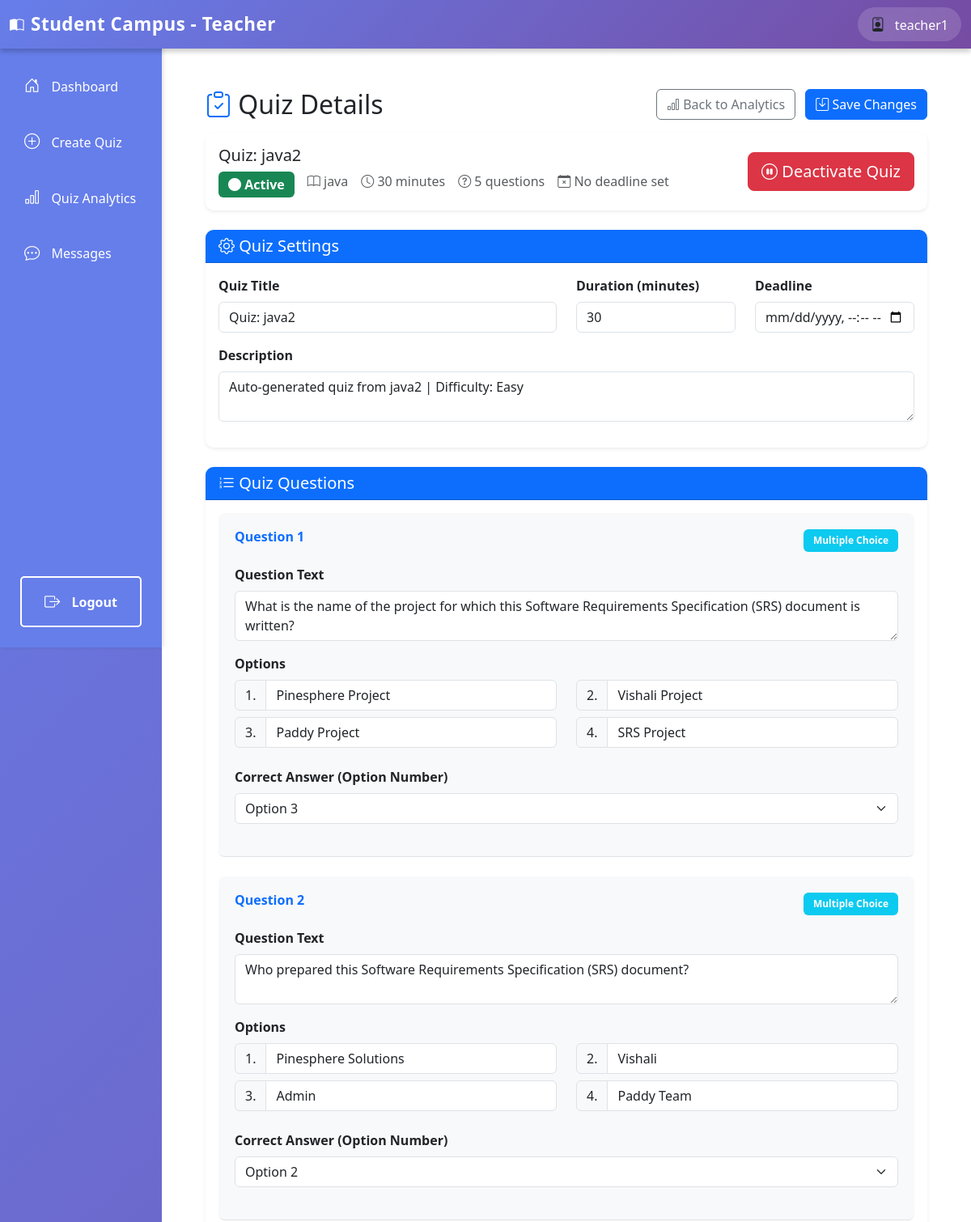
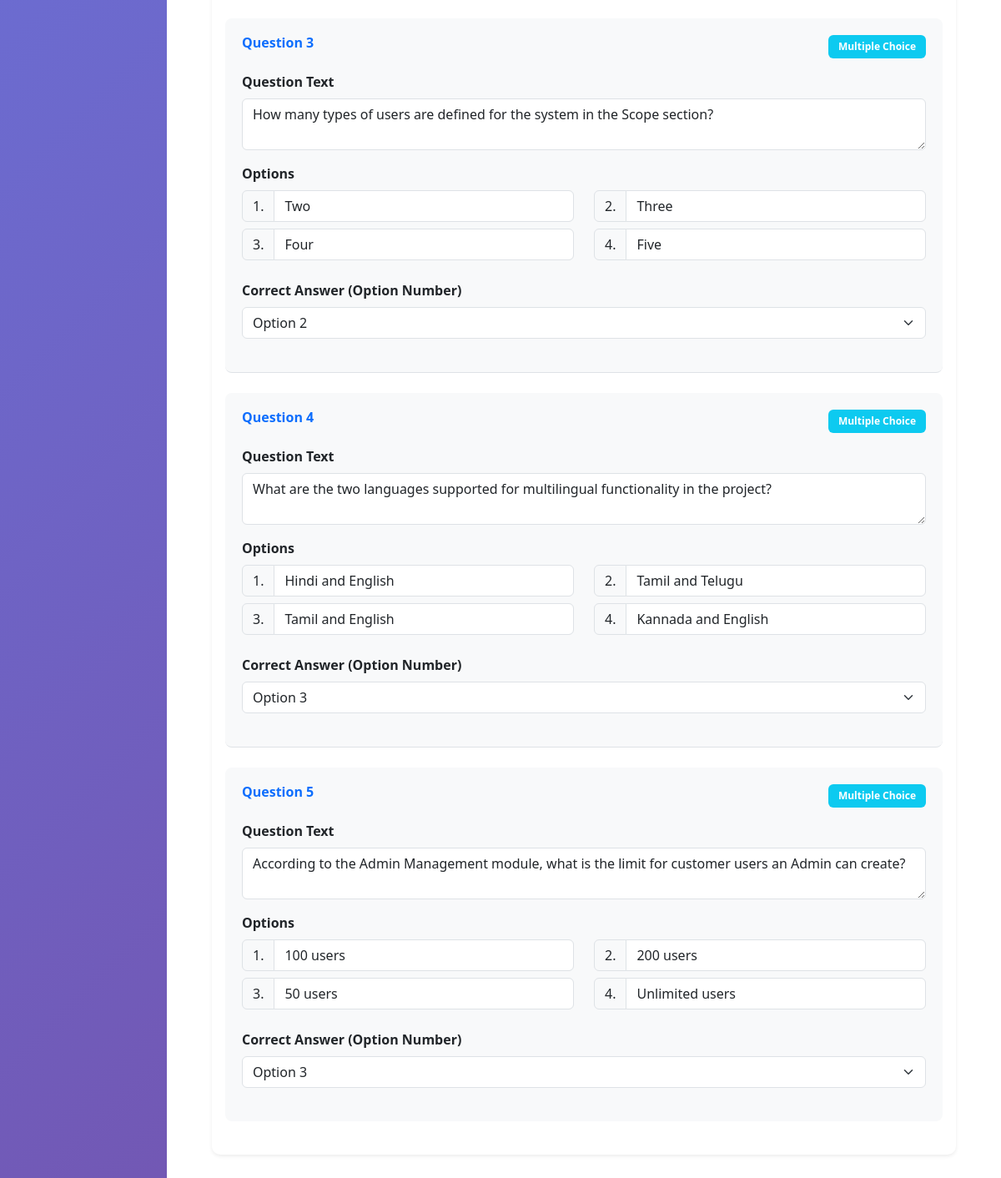
Page /teacher/quiz/10/ (signed in) on the committed database (2 pictures, top to bottom).
### authentication/models.py (models this page shows, shortened)
class User(AbstractUser):
    ROLE_CHOICES = (
        ('student', 'Student'),
        ('teacher', 'Teacher'),
    )
    role = models.CharField(max_length=10, choices=ROLE_CHOICES, default='student')
    def is_teacher(self):
        return self.role == 'teacher'

### teachers/models.py (models this page shows, shortened)
class Quiz(models.Model):
    title = models.CharField(max_length=200)
    subject = models.ForeignKey(Subject, on_delete=models.CASCADE, related_name='quizzes')
    pdf_note = models.ForeignKey(PDFNote, on_delete=models.CASCADE, related_name='quizzes', null=True)
    description = models.TextField(blank=True)
    duration = models.IntegerField(help_text="Duration in minutes", default=30)
    num_questions = models.IntegerField(default=10)
    topics = models.TextField(blank=True, help_text="Comma-separated topics (optional)")
    difficulty = models.CharField(max_length=20, choices=[('easy', 'Easy'), ('medium', 'Medium'), ('hard', 'Hard')], default='medium')
    created_by = models.ForeignKey(User, on_delete=models.CASCADE, related_name='created_quizzes')
    created_at = models.DateTimeField(auto_now_add=True)
    deadline = models.DateTimeField(null=True, blank=True, help_text="Quiz deadline")
    is_active = models.BooleanField(default=True)
    class Meta:
        ordering = ['-created_at']
        verbose_name_plural = "Quizzes"

class Subject(models.Model):
    name = models.CharField(max_length=200)
    description = models.TextField(blank=True)
    teacher = models.ForeignKey(User, on_delete=models.CASCADE, related_name='subjects')
    created_at = models.DateTimeField(auto_now_add=True)
    class Meta:
        ordering = ['name']

class Question(models.Model):
    QUESTION_TYPES = [
        ('multiple_choice', 'Multiple Choice'),
        ('true_false', 'True/False'),
        ('short_answer', 'Short Answer'),
    ]
    quiz = models.ForeignKey(Quiz, on_delete=models.CASCADE, related_name='questions')
    text = models.TextField()
    question_type = models.CharField(max_length=20, choices=QUESTION_TYPES)
    options = models.JSONField(default=list, blank=True)  # For multiple choice/true-false
    correct_answer = models.TextField()  # Index for MC/TF, text for short answer
    points = models.IntegerField(default=1)
    order = models.IntegerField(default=0)
    class Meta:
        ordering = ['order']

### teachers/views.py (the view, shortened to what this page needs)
# urls.py: path('quiz/<int:quiz_id>/', views.quiz_detail, name='quiz_detail'),
@login_required
def quiz_detail(request, quiz_id):
    if not request.user.is_teacher():
        return HttpResponseForbidden("You don't have permission to access this page.")
    quiz = get_object_or_404(Quiz, id=quiz_id, created_by=request.user)
    questions = quiz.questions.all().order_by('order')
    return render(request, 'teachers/quiz_detail.html', {
        'quiz': quiz,
        'questions': questions
    })

### templates/teachers/quiz_detail.html (shortened to what this page needs)
{% extends 'teachers/base_teacher.html' %}
{% block teacher_content %}
<div class="container-fluid p-4">
    <div class="row mb-4">
        <div class="col-12">
            <div class="d-flex justify-content-between align-items-center mb-3">
                <h2 class="mb-0">
                    <i class="bi bi-clipboard-check text-primary"></i> Quiz Details
                </h2>
                <div>
                    <button type="button" class="btn btn-outline-secondary me-2" onclick="window.location.href='{% url 'quiz_analytics' %}'">
                        <i class="bi bi-bar-chart"></i> Back to Analytics
                    </button>
                    <button type="button" class="btn btn-primary" onclick="document.getElementById('saveBtn').click()">
                        <i class="bi bi-save"></i> Save Changes
                    </button>
                </div>
            </div>
            <div class="card mb-4 shadow-sm">
                <div class="card-body">
                    <div class="row align-items-center">
                        <div class="col-md-8">
                            <h5 class="mb-2">{{ quiz.title }}</h5>
                            <div class="d-flex gap-3 flex-wrap">
                                <span class="badge {% if quiz.is_active %}bg-success{% else %}bg-danger{% endif %} fs-6">
                                    <i class="bi bi-circle-fill"></i> {% if quiz.is_active %}Active{% else %}Inactive{% endif %}
                                </span>
                                <span class="text-muted">
                                    <i class="bi bi-book"></i> {{ quiz.subject.name }}
                                </span>
                                <span class="text-muted">
                                    <i class="bi bi-clock"></i> {{ quiz.duration }} minutes
                                </span>
                                <span class="text-muted">
                                    <i class="bi bi-question-circle"></i> {{ questions.count }} questions
                                </span>
                                {% if quiz.deadline %}
                                <span class="text-muted">
                                    <i class="bi bi-calendar-event"></i> Deadline: {{ quiz.deadline|date:"M d, Y g:i A" }}
                                </span>
                                {% else %}
                                <span class="text-muted">
                                    <i class="bi bi-calendar-x"></i> No deadline set
                                </span>
                                {% endif %}
                            </div>
                        </div>
                        <div class="col-md-4 text-end">
                            <button type="button" class="btn {% if quiz.is_active %}btn-danger{% else %}btn-success{% endif %} btn-lg" id="toggleActiveBtn">
                                <i class="bi {% if quiz.is_active %}bi-pause-circle{% else %}bi-play-circle{% endif %}"></i>
                                {% if quiz.is_active %}Deactivate Quiz{% else %}Activate Quiz{% endif %}
                            </button>
                        </div>
                    </div>
                </div>
            </div>
            <form method="post" id="quizForm">
                <div class="card mb-4 shadow-sm">
                    <div class="card-header bg-primary text-white">
                        <h5 class="mb-0"><i class="bi bi-gear"></i> Quiz Settings</h5>
                    </div>
                    <div class="card-body">
                        <div class="row">
                            <div class="col-md-6 mb-3">
                                <label for="title" class="form-label fw-bold">Quiz Title</label>
                                <input type="text" class="form-control" id="title" name="title" value="{{ quiz.title }}" required>
                            </div>
                            <div class="col-md-3 mb-3">
                                <label for="duration" class="form-label fw-bold">Duration (minutes)</label>
                                <input type="number" class="form-control" id="duration" name="duration" value="{{ quiz.duration }}" min="1" required>
                            </div>
                            <div class="col-md-3 mb-3">
                                <label for="deadline" class="form-label fw-bold">Deadline</label>
                                <input type="datetime-local" class="form-control" id="deadline" name="deadline"
                                    {% if quiz.deadline %}value="{{ quiz.deadline|date:'Y-m-d\TH:i' }}"{% endif %}>
                            </div>
                            <div class="col-12 mb-3">
                                <label for="description" class="form-label fw-bold">Description</label>
                                <textarea class="form-control" id="description" name="description" rows="2">{{ quiz.description }}</textarea>
                            </div>
                        </div>
                    </div>
                </div>
                <div class="card shadow-sm">
                    <div class="card-header bg-primary text-white">
                        <h5 class="mb-0"><i class="bi bi-list-ol"></i> Quiz Questions</h5>
                    </div>
                    <div class="card-body">
                        {% for question in questions %}
                        <div class="question-block mb-4 pb-4 {% if not forloop.last %}border-bottom{% endif %}">
                            <div class="d-flex justify-content-between align-items-start mb-3">
                                <h6 class="text-primary fw-bold">Question {{ forloop.counter }}</h6>
                                <span class="badge bg-info">{{ question.get_question_type_display }}</span>
                            </div>
                            <div class="mb-3">
                                <label for="question_{{ question.id }}" class="form-label fw-bold">Question Text</label>
                                <textarea class="form-control" id="question_{{ question.id }}" name="question_{{ question.id }}"
                                    rows="2" required>{{ question.text }}</textarea>
                            </div>
                            {% if question.question_type == 'multiple_choice' %}
                            <div class="row mb-3">
                                <div class="col-12">
                                    <label class="form-label fw-bold">Options</label>
                                </div>
                                {% for option in question.options %}
                                <div class="col-md-6 mb-2">
                                    <div class="input-group">
                                        <span class="input-group-text">{{ forloop.counter }}.</span>
                                        <input type="text" class="form-control" name="option_{{ question.id }}_{{ forloop.counter0 }}"
                                            value="{{ option }}" required>
                                    </div>
                                </div>
                                {% endfor %}
                            </div>
                            <div class="mb-3">
                                <label for="answer_{{ question.id }}" class="form-label fw-bold">Correct Answer (Option Number)</label>
                                <select class="form-select" id="answer_{{ question.id }}" name="answer_{{ question.id }}" required>
                                    <option value="1" {% if question.correct_answer == '1' %}selected{% endif %}>Option 2</option>
                                    <option value="2" {% if question.correct_answer == '2' %}selected{% endif %}>Option 3</option>
                                </select>
                            </div>
                            {% else %}
                            <div class="mb-3">
                                <label for="answer_{{ question.id }}" class="form-label fw-bold">Correct Answer</label>
                                <input type="text" class="form-control" id="answer_{{ question.id }}" name="answer_{{ question.id }}"
                                    value="{{ question.correct_answer }}" required>
                            </div>
                            {% endif %}
                        </div>
                        {% endfor %}
                    </div>
                </div>
            </form>
        </div>
    </div>
</div>
{% endblock %}

### templates/teachers/base_teacher.html (shortened to what this page needs)
<!DOCTYPE html>
<html lang="en">
<head>
    <link href="https://cdn.jsdelivr.net/npm/bootstrap@5.3.0/dist/css/bootstrap.min.css" rel="stylesheet">
    <link href="https://cdn.jsdelivr.net/npm/bootstrap-icons@1.10.0/font/bootstrap-icons.css" rel="stylesheet">
</head>
<body>
    <div class="position-fixed top-0 end-0 p-3" style="z-index: 11000;">
    </div>
    <nav class="navbar navbar-expand-lg navbar-light bg-light">
        <div class="container-fluid">
            <a class="navbar-brand fw-bold" href="{% url 'teacher_dashboard' %}">
                <i class="bi bi-book-half me-2"></i>Student Campus - Teacher
            </a>
            <div class="ms-auto d-flex align-items-center gap-3">
                <div class="user-info">
                    <i class="bi bi-person-badge me-2"></i>
                    <span>{{ user.username }}</span>
                </div>
            </div>
        </div>
    </nav>
    <div class="container-fluid">
        <div class="row">
            <div class="col-md-2 p-0">
                <div class="sidebar">
                    <nav class="nav flex-column">
                        <a class="nav-link {% if request.resolver_match.url_name == 'teacher_dashboard' %}active{% endif %}" href="{% url 'teacher_dashboard' %}">
                            <i class="bi bi-house-door"></i> Dashboard
                        </a>
                        <a class="nav-link {% if request.resolver_match.url_name == 'create_quiz' or request.resolver_match.url_name == 'generate_quiz' %}active{% endif %}" href="{% url 'create_quiz' %}">
                            <i class="bi bi-plus-circle"></i> Create Quiz
                        </a>
                        <a class="nav-link {% if request.resolver_match.url_name == 'quiz_analytics' %}active{% endif %}" href="{% url 'quiz_analytics' %}">
                            <i class="bi bi-bar-chart"></i> Quiz Analytics
                        </a>
                        <a class="nav-link {% if request.resolver_match.url_name == 'teacher_chat' or request.resolver_match.url_name == 'teacher_chat_with' %}active{% endif %}" href="{% url 'teacher_chat' %}">
                            <i class="bi bi-chat-dots"></i> Messages
                        </a>
                        <a class="nav-link logout-btn" href="{% url 'logout' %}">
                            <i class="bi bi-box-arrow-right"></i> Logout
                        </a>
                    </nav>
                </div>
            </div>
            <div class="col-md-10 p-0">
                <div class="main-content">
                    {% block teacher_content %}
                    {% endblock %}
                </div>
            </div>
        </div>
    </div>
</body>
</html>

### templates/teachers/base_teacher.html (style rules this page uses)
body { background: linear-gradient(135deg, #667eea 0%, #764ba2 100%); min-height: 100vh; padding-top: 56px; }
.navbar { position: fixed; top: 0; left: 0; right: 0; z-index: 1000; background: linear-gradient(135deg, #667eea 0%, #764ba2 100%) !important; box-shadow: 0 4px 6px rgba(0,0,0,0.2); border: none; }
.navbar-brand { color: white !important; font-weight: 700; font-size: 1.4rem; letter-spacing: 0.5px; }
.navbar span { color: white; font-weight: 500; }
.user-info { background: rgba(255, 255, 255, 0.15); padding: 8px 16px; border-radius: 25px; backdrop-filter: blur(10px); }
.navbar .bi { font-size: 1.1rem; }
.sidebar { height: calc(100vh - 56px); background-color: #667eea; box-shadow: 2px 0 5px rgba(0,0,0,0.1); position: sticky; top: 56px; display: flex; flex-direction: column; }
.sidebar .nav { display: flex; flex-direction: column; flex: 1; padding-top: 1rem; }
.sidebar .nav-link { color: #fff; padding: 15px 20px; border-radius: 5px; margin: 5px 10px; transition: all 0.3s; }
.sidebar .nav-link i { margin-right: 10px; font-size: 1.2rem; }
.logout-btn { position: absolute; bottom: 20px; left: 15px; right: 15px; background-color: transparent; color: white; border: 2px solid white; font-weight: 600; transition: all 0.3s; text-align: center; padding: 10px; border-radius: 5px; text-decoration: none; display: block; }
.main-content { background-color: #fff; min-height: 100vh; padding: 30px; }

### templates/teachers/quiz_detail.html (style rules this page uses)
.question-block { background-color: #f8f9fa; padding: 20px; border-radius: 8px; }
.card { border: none; border-radius: 10px; }
.card-header { border-radius: 10px 10px 0 0 !important; }
.badge { padding: 8px 12px; }

### rows in the picture
User: username "teacher1"
Quiz: title "Quiz: java2", subject.name "java", duration "30", description "Auto-generated quiz from java2 | Difficulty: Easy"
Question: question_type "Multiple Choice", id "What is the name of the project for which this Software Requirements Specification (SRS) document is written?", options "Pinesphere Project" "Vishali Project" "Paddy Project" "SRS Project", correct_answer+id "Option 3"
Question: question_type "Multiple Choice", id "Who prepared this Software Requirements Specification (SRS) document?", options "Pinesphere Solutions" "Vishali" "Admin" "Paddy Team", correct_answer+id "Option 2"
Question: question_type "Multiple Choice", id "How many types of users are defined for the system in the Scope section?", options "Two" "Three" "Four" "Five", correct_answer+id "Option 2"
Question: question_type "Multiple Choice", id "What are the two languages supported for multilingual functionality in the project?", options "Hindi and English" "Tamil and Telugu" "Tamil and English" "Kannada and English", correct_answer+id "Option 3"
Question: question_type "Multiple Choice", id "According to the Admin Management module, what is the limit for customer users an Admin can create?", options "100 users" "200 users" "50 users" "Unlimited users", correct_answer+id "Option 3"

### other values in the picture
{{ questions.count }} "5"
